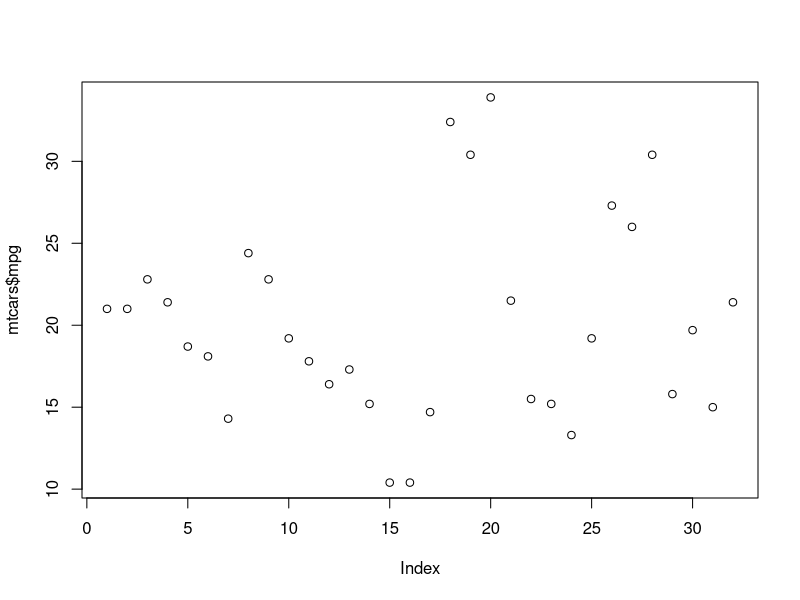
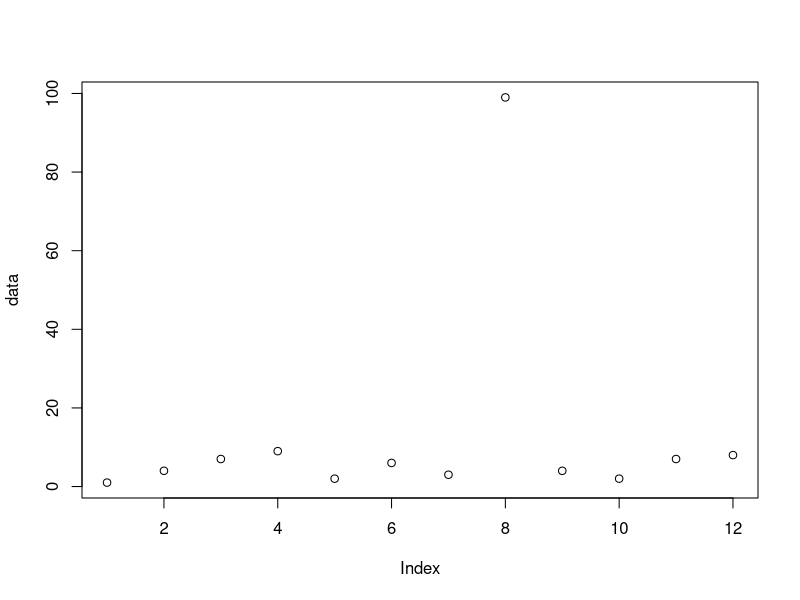
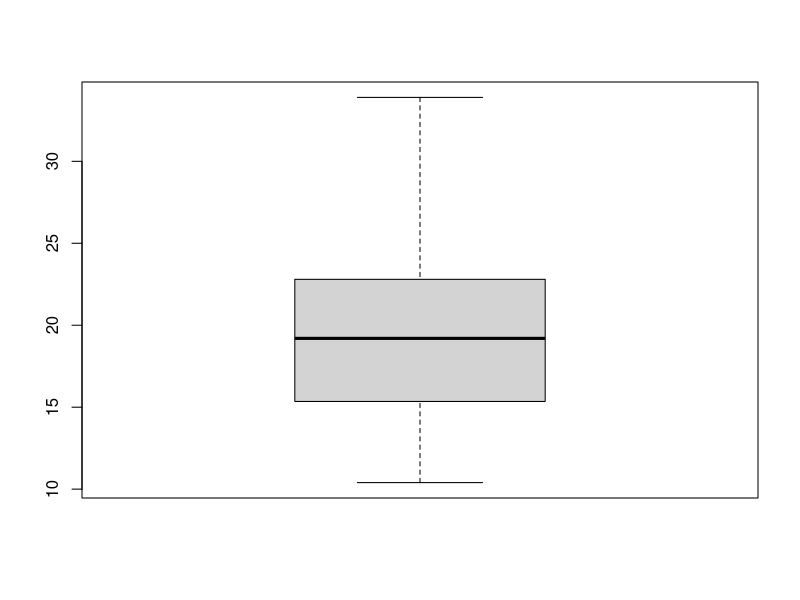
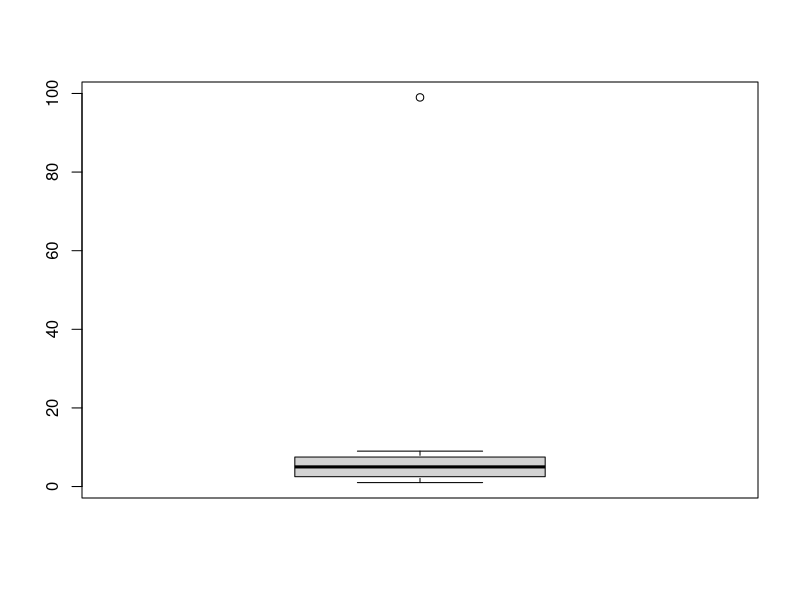
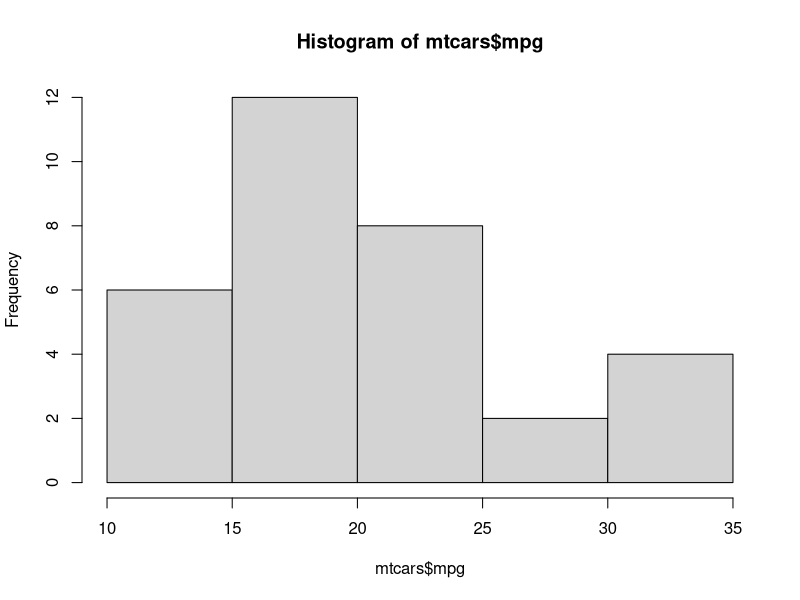
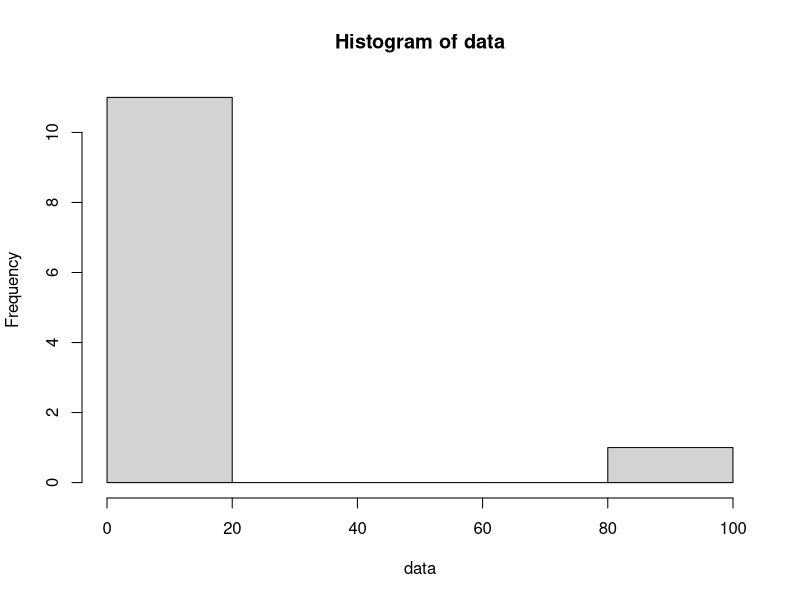
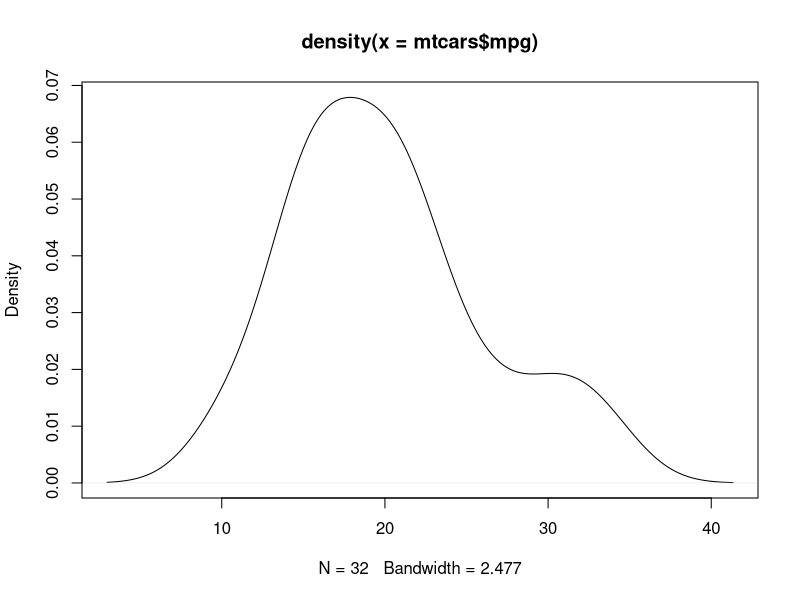
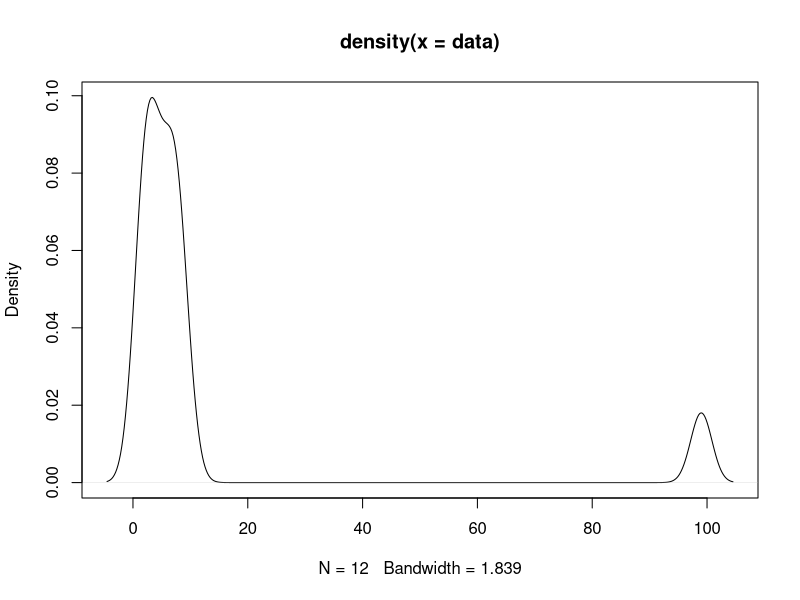

Write R code to recreate these figures, in order.
plot(mtcars$mpg)

data <- c(1,4,7,9,2,6,3,99,4,2,7,8)
plot(data)

boxplot(mtcars$mpg)
boxplot(data)

hist(mtcars$mpg)
hist(data)

plot(density(mtcars$mpg))
plot(density(data))

## Statistically
sd <- sd(data)
print(sd)

mean <- mean(data)
print(mean)

extremity <- abs(data - mean) / sd
print(extremity)
extremity > 3
which(extremity >3)

## Ditch those outliers
manually_cleaned <- data[data != 99]
print(manually_cleaned)
